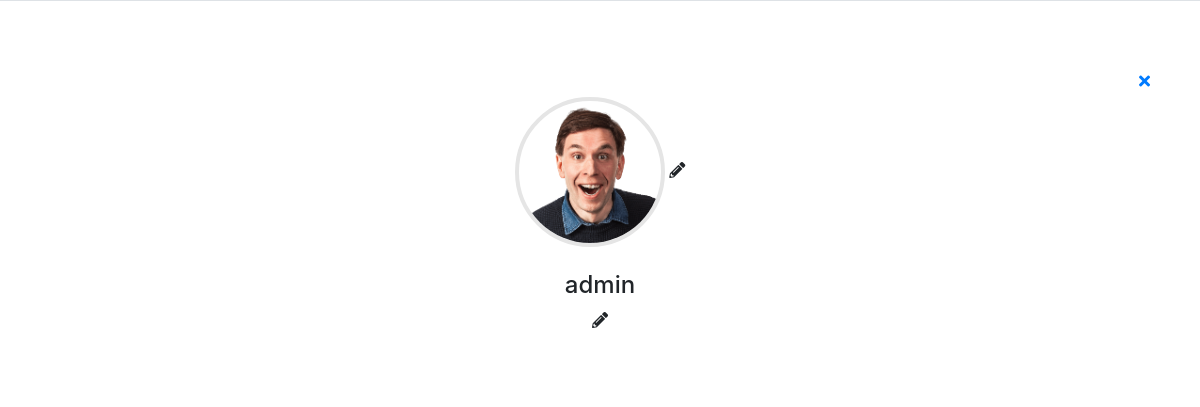
Screenshot of /inc/profile.php?username=admin (signed in) with the database file from the repository.
### tables this page shows
CREATE TABLE `users` (
  `Id_User` int(11) NOT NULL,
  `First_Name` varchar(50) NOT NULL,
  `Last_Name1` varchar(50) NOT NULL,
  `Last_Name2` varchar(50) NOT NULL,
  `Username` varchar(20) NOT NULL,
  `Password` varchar(255) NOT NULL,
  `Email` varchar(100) NOT NULL,
  `Phone` varchar(20) DEFAULT NULL,
  `Gender` char(1) DEFAULT NULL,
  `Profile_Pic` varchar(255) DEFAULT NULL,
  `District_Id` int(10) DEFAULT NULL,
  `Created_At` timestamp NOT NULL DEFAULT current_timestamp(),
  `Role_Id` int(2) DEFAULT NULL,
  `StatusU` int(2) DEFAULT 1
);

### utils/functions.php (called while the page is built, shortened)
<?php
function getConnection(): bool|mysqli {
    $servername = "localhost";
    $username   = "root";
    $password   = "";
    $dbname     = "mytrees";
    try {
        $conn = new mysqli($servername, $username, $password, $dbname, 3306);
        return $conn;
    } catch (Exception $e) {
        echo "Error de conexión: " . $e->getMessage();
        return false;
    }
}
function getUserData($username) {
    $conn = getConnection();
    $stmt = $conn->prepare("SELECT * FROM users WHERE Username = ?");
    $stmt->bind_param("s", $username);
    $stmt->execute();
    $result = $stmt->get_result();
    if ($result->num_rows > 0) {
        return $result->fetch_assoc();
    } else {
        return null;
    }
}

### inc/profile.php (the view, shortened to what this page needs)
<?php
include 'header.php';
include '../utils/functions.php';
$userRole = $_SESSION['Role_id'];
$uploads_folder = "../uploads_user/";
$username = isset($_GET['username']) ? $_GET['username'] : null;
$userData = getUserData($username);
$profileImage = $uploads_folder . $userData['Profile_Pic'] . '?' . time();
$username = $userData['Username'];
?>
<link rel="stylesheet" href="https://cdnjs.cloudflare.com/ajax/libs/font-awesome/5.15.4/css/all.min.css">
<div class="container mx-auto mt-5">
    <a href="<?php echo ($userRole == '1') ? '../administrator/admin.php' : '../friend/friend.php'; ?>" class="close-button">
        <i class="fas fa-times"></i>
    </a>
    <div class="max-w-lg mx-auto bg-white shadow-lg rounded-lg">
        <div class="p-5 text-center">
            <div class="relative inline-block mb-4">
                <img src="<?php echo htmlspecialchars($profileImage); ?>" alt="Profile Image" class="profile-image">
                <span class="absolute top-2 right-2 cursor-pointer edit-icon">
                    <i class="fas fa-pencil-alt text-blue-600 text-xl"></i>
                </span>
            </div>
            <div class="mt-4">
                <h4 class="inline-block text-xl font-semibold"><?php echo htmlspecialchars($username); ?></h4>
                <span class="cursor-pointer edit-icon" id="edit-username">
                    <i class="fas fa-pencil-alt text-blue-600"></i>
                </span>
            </div>
        </div>
    </div>
</div>
<link rel="stylesheet" href="../css/profile.css">

### css/profile.css (style rules this page uses)
.profile-image { width: 150px; height: 150px; border-radius: 50%; object-fit: cover; border: 4px solid #e5e5e5; }
.container { position: relative; }

### rows the page displays
users: Profile_Pic (picture), Username "admin"
